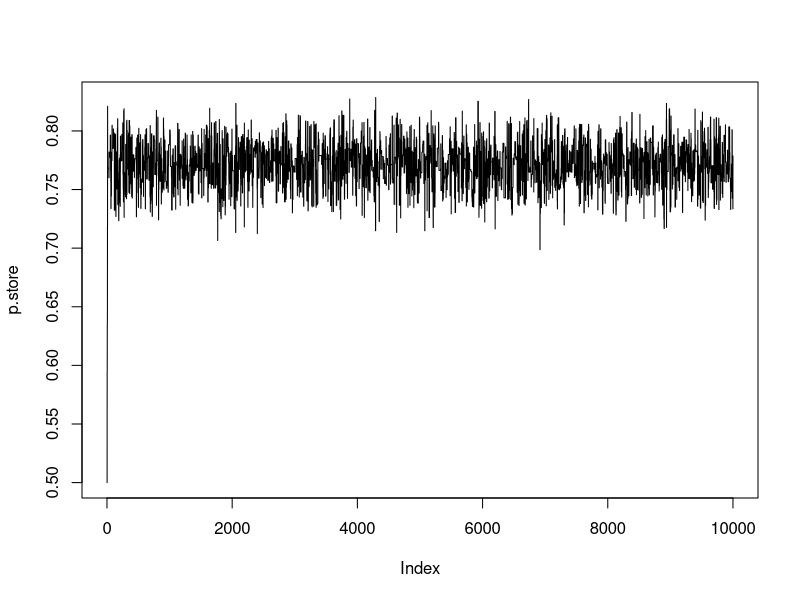
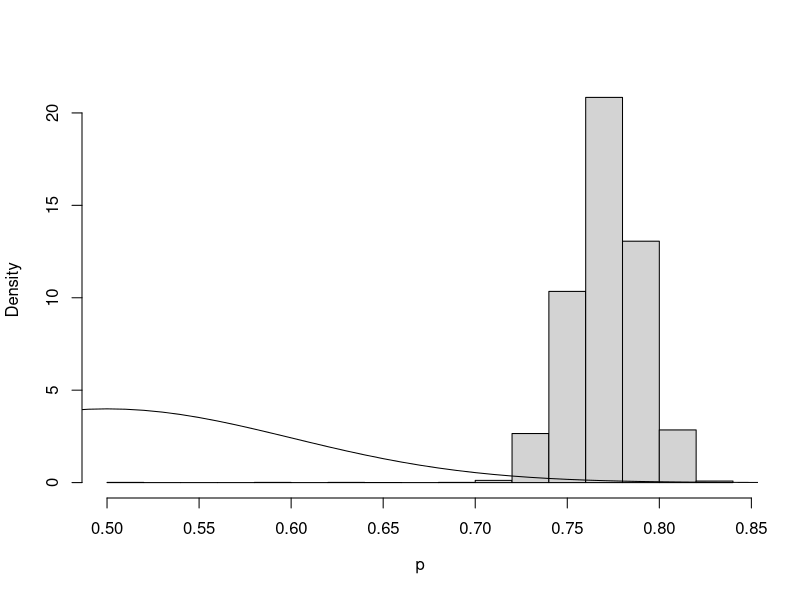

Write R code to recreate these figures, in order.

# MCMC Sampler ------------------------------------------------------------

#Initialise Values
y <- c(20, 16, 20, 17, 18, 19, 19, 18, 21, 20, 19, 22, 23, 19, 20, 19, 21, 20, 25, 15)
n.iter <- 10000 #number of iterations
p.current <- 0.5 #initial value for p
p.store <- numeric(n.iter) #empty vecotr to store p at each iteration

#Run MCMC For Loop
for(i in 1:n.iter){

  #Propose prop value for p
  p.prop <- rnorm(1, p.current, 0.1)

  if(p.prop > 0 & p.prop < 1){ #Automatically reject if p is outside of [0, 1]
  #Compute current and prop loglikelihood
  loglike.prop    <- sum(dbinom(y, 25, p.prop, log = TRUE))
  loglike.current <- sum(dbinom(y, 25, p.current, log = TRUE))

  #Compute Log acceptance probability
  log.p.acc <- loglike.prop - loglike.current +
    dnorm(p.prop, 0.5, 0.1, log = TRUE) - dnorm(p.current, 0.5, 0.1, log = TRUE)

  #Accept/Reject
  u <- runif(1)
  if(log(u) < log.p.acc){
    p.current <- p.prop
  }
  }
  #Store Current Value
  p.store[i] <- p.current


}

#Plot trace plots
plot(p.store, type = 'l')

#Investigate posterior
hist(p.store, freq = FALSE, main = "", xlab = expression(p))
quantile(p.store, c(0.025, 0.975))


#Plot Prior on Top
x <- seq(0, 1, 0.01)
prior.density <- dnorm(x, 0.5, 0.1)
lines(x, prior.density, type = 'l')
